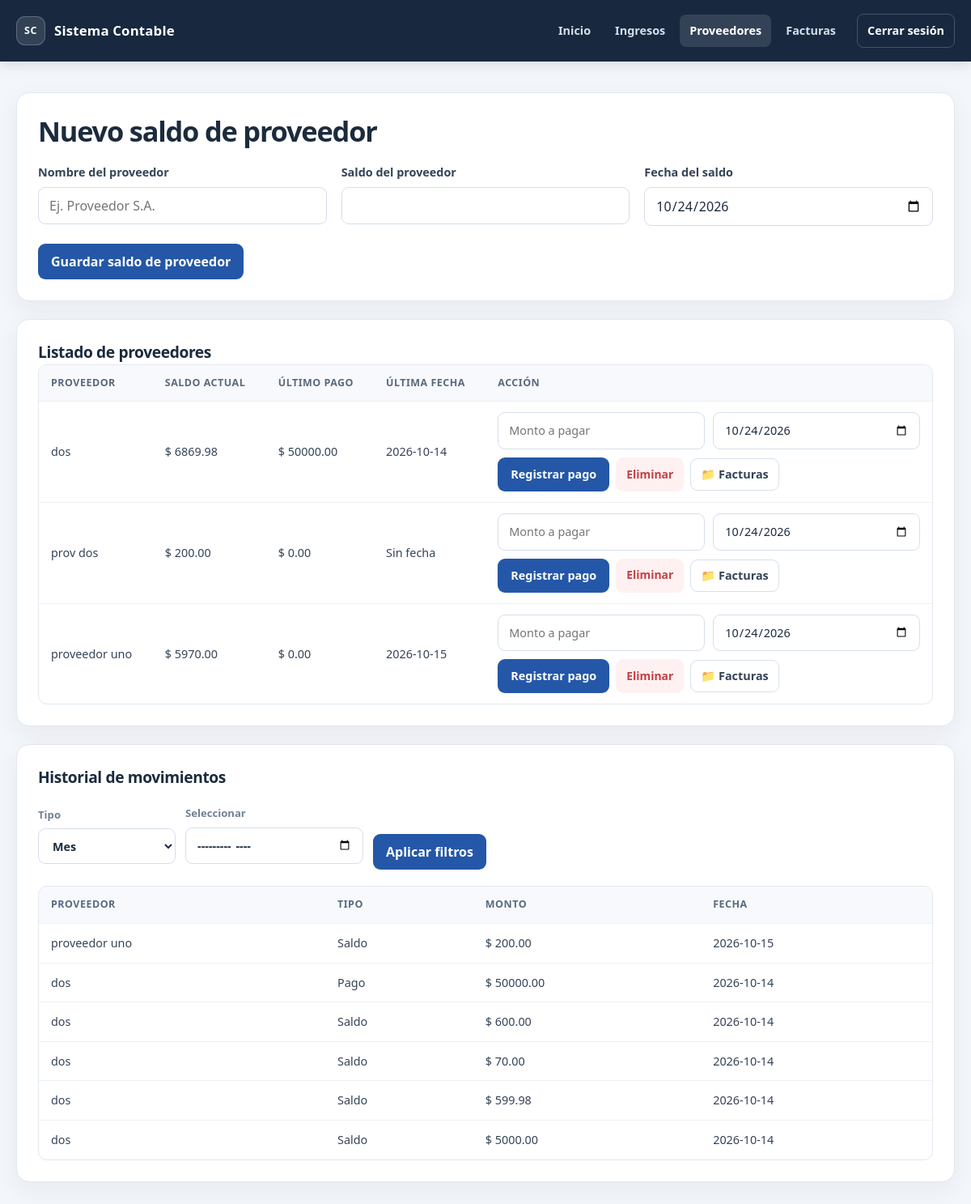
/proveedores (signed in), run on the app's committed database.
### tables this page shows
CREATE TABLE providers (
            id INTEGER PRIMARY KEY AUTOINCREMENT,
            user_id INTEGER NOT NULL,
            name TEXT NOT NULL,
            balance REAL NOT NULL,
            amount_paid REAL NOT NULL DEFAULT 0.0,
            remaining_balance REAL NOT NULL,
            created_at TEXT NOT NULL DEFAULT CURRENT_TIMESTAMP, last_balance_date TEXT,
            FOREIGN KEY (user_id) REFERENCES users(id)
        );

CREATE TABLE provider_movements (
            id INTEGER PRIMARY KEY AUTOINCREMENT,
            provider_id INTEGER NOT NULL,
            movement_type TEXT NOT NULL,
            amount REAL NOT NULL,
            movement_date TEXT NOT NULL,
            created_at TEXT NOT NULL DEFAULT CURRENT_TIMESTAMP,
            FOREIGN KEY (provider_id) REFERENCES providers(id)
        );

### app.py (the view, shortened to what this page needs)
@app.route("/proveedores", methods=["GET", "POST"])
@login_required
def providers_page():
    filter_type = request.args.get("filter_type")
    filter_value = request.args.get("filter_value")
    selected_day = request.args.get("day")
    selected_month = request.args.get("month")
    if filter_type == "day":
        selected_day = filter_value or selected_day
        selected_month = None
    elif filter_type == "month":
        selected_month = filter_value or selected_month
        selected_day = None
    if selected_day:
        filter_type = "day"
    elif selected_month:
        filter_type = "month"
    else:
        filter_type = "month"
    conn = get_db_connection()
    providers = conn.execute(
        """
        SELECT
            p.id,
            p.name,
            p.balance,
            COALESCE((
                SELECT pp.amount_paid
                FROM provider_payments pp
                WHERE pp.provider_id = p.id
                ORDER BY pp.payment_date DESC, pp.id DESC
                LIMIT 1
            ), 0.0) AS last_payment_amount,
            p.created_at,
            p.last_balance_date
        FROM providers p
        WHERE p.user_id = ?
        ORDER BY p.created_at DESC
        """,
        (session["user_id"],),
    ).fetchall()
    history = get_provider_history(session["user_id"], selected_day, selected_month)
    conn.close()
    return render_template(
        "providers.html",
        providers=providers,
        history=history,
        filter_type=filter_type,
        selected_day=selected_day,
        selected_month=selected_month,
        today=datetime.now().strftime("%Y-%m-%d"),
    )

### app.py (called while the page is built)
def get_db_connection():
    conn = sqlite3.connect(DB_PATH, timeout=30)
    conn.row_factory = sqlite3.Row
    conn.execute("PRAGMA busy_timeout = 30000")
    return conn

def login_required(view_func):
    @wraps(view_func)
    def wrapper(*args, **kwargs):
        if "user_id" not in session:
            flash("Debes iniciar sesión para continuar.", "error")
            return redirect(url_for("login"))
        return view_func(*args, **kwargs)
    return wrapper

### templates/providers.html (shortened to what this page needs)
{% extends 'base.html' %}
{% block content %}
  <section class="panel">
    <h1>Nuevo saldo de proveedor</h1>
    <form method="post" class="provider-form">
      <div class="form-grid">
        <div>
          <label for="name">Nombre del proveedor</label>
          <input type="text" id="name" name="name" placeholder="Ej. Proveedor S.A." required />
        </div>
        <div>
          <label for="balance">Saldo del proveedor</label>
          <input type="number" id="balance" name="balance" step="0.01" min="0.01" required />
        </div>
        <div>
          <label for="balance_date">Fecha del saldo</label>
          <input type="date" id="balance_date" name="balance_date" value="{{ today }}" required />
        </div>
      </div>
      <button type="submit">Guardar saldo de proveedor</button>
    </form>
  </section>
  <section class="panel section-block">
    <h2>Listado de proveedores</h2>
    <div class="table-wrap">
      <table>
        <thead>
          <tr>
            <th>Proveedor</th>
            <th>Saldo actual</th>
            <th>Último pago</th>
            <th>Última fecha</th>
            <th>Acción</th>
          </tr>
        </thead>
        <tbody>
          {% if providers %}
            {% for provider in providers %}
              <tr>
                <td>{{ provider['name'] }}</td>
                <td>$ {{ '%.2f' % provider['balance'] }}</td>
                <td>$ {{ '%.2f' % provider['last_payment_amount'] }}</td>
                <td>{{ provider['last_balance_date'] or 'Sin fecha' }}</td>
                <td>
                  <div class="provider-actions">
                    <form id="provider-payment-{{ provider['id'] }}" class="inline-payment" method="post" action="{{ url_for('add_provider_payment', provider_id=provider['id']) }}">
                      <input type="number" step="0.01" min="0.01" name="amount_paid" placeholder="Monto a pagar" required />
                      <input type="date" name="payment_date" value="{{ today }}" />
                    </form>
                    <div class="provider-action-buttons">
                      <button type="submit" form="provider-payment-{{ provider['id'] }}">Registrar pago</button>
                      <form class="provider-delete-form" method="post" action="{{ url_for('delete_provider', provider_id=provider['id']) }}"
                        data-confirm-title="Eliminar proveedor"
                        data-confirm-message="Se eliminará el proveedor junto con su historial de movimientos, pagos y facturas. Esta acción no se puede deshacer."
                        data-confirm-action="Eliminar proveedor">
                        <button type="submit" class="btn-delete">Eliminar</button>
                      </form>
                      <a class="btn-secondary" href="{{ url_for('provider_invoices', provider_id=provider['id']) }}">📁 Facturas</a>
                    </div>
                  </div>
                </td>
              </tr>
            {% endfor %}
          {% else %}
            <tr>
              <td colspan="5">No hay proveedores registrados todavía.</td>
            </tr>
          {% endif %}
        </tbody>
      </table>
    </div>
  </section>
  <section class="panel section-block">
    <div class="section-header">
      <h2>Historial de movimientos</h2>
    </div>
    <form method="get" class="filters income-filters">
      <label class="field-filter">
        <span>Tipo</span>
        <select name="filter_type" id="filter_type">
          <option value="month" {% if filter_type == 'month' %}selected{% endif %}>Mes</option>
        </select>
      </label>
      <label class="field-filter field-filter-value">
        <span>Seleccionar</span>
        <input
          type="{{ 'month' if filter_type == 'month' else 'date' }}"
          id="filter_value"
          name="filter_value"
          value="{{ selected_month if selected_month else (selected_day if selected_day else '') }}"
        />
      </label>
      <div class="filter-actions">
        <button type="submit">Aplicar filtros</button>
      </div>
    </form>
    <div class="table-wrap">
      <table>
        <thead>
          <tr>
            <th>Proveedor</th>
            <th>Tipo</th>
            <th>Monto</th>
            <th>Fecha</th>
          </tr>
        </thead>
        <tbody>
          {% if history %}
            {% for item in history %}
              <tr>
                <td>{{ item['name'] }}</td>
                <td>{{ 'Saldo' if item['movement_type'] == 'balance' else 'Pago' }}</td>
                <td>$ {{ '%.2f' % item['amount'] }}</td>
                <td>{{ item['movement_date'] }}</td>
              </tr>
            {% endfor %}
          {% else %}
            <tr>
              <td colspan="4">No hay movimientos registrados.</td>
            </tr>
          {% endif %}
        </tbody>
      </table>
    </div>
  </section>
{% endblock %}

### static/style.css (style rules this page uses)
:root { color-scheme: light; --bg: #f3f6fa; --panel: #ffffff; --primary: #2457a7; --primary-dark: #1b437f; --accent: #dce8f7; --success: #17805d; --warning: #b7791f; --danger: #c24146; --text: #1c2b3d; --muted: #718096; --border: #e2e8f0; --shadow: 0 10px 30px rgba(30, 49, 74, 0.06); }
* { box-sizing: border-box; }
body { margin: 0; min-height: 100vh; font-family: "Segoe UI", Arial, sans-serif; background: var(--bg); color: var(--text); line-height: 1.5; }
h1, h2, h3, p { margin-top: 0; }
h1 { margin-bottom: 8px; font-size: clamp(1.7rem, 3vw, 2.15rem); line-height: 1.2; letter-spacing: -0.035em; }
h2 { margin-bottom: 0; font-size: 1.2rem; letter-spacing: -0.02em; }
.panel, .auth-card { padding: 26px; border: 1px solid var(--border); border-radius: 16px; background: var(--panel); box-shadow: var(--shadow); }
.section-block { margin-top: 22px; }
.section-heading, .section-header { display: flex; align-items: center; justify-content: space-between; gap: 16px; margin-bottom: 20px; }
.section-header h1, .section-header h2 { margin-bottom: 0; }
form { display: flex; flex-direction: column; gap: 14px; }
label { display: block; margin-bottom: 7px; color: #344458; font-size: 0.9rem; font-weight: 650; }
input, select, button { font: inherit; }
input, select { width: 100%; min-height: 44px; padding: 10px 13px; border: 1px solid #d6deea; border-radius: 9px; outline: none; background: #fff; color: var(--text); transition: border-color 0.16s ease, box-shadow 0.16s ease; }
button, .btn-primary, .btn-secondary, .btn-delete { display: inline-flex; min-height: 42px; align-items: center; justify-content: center; border: 0; border-radius: 9px; cursor: pointer; font-weight: 700; text-decoration: none; transition: background 0.18s ease, transform 0.18s ease; }
button, .btn-primary { padding: 10px 16px; background: var(--primary); color: #fff; }
.btn-secondary { padding: 10px 15px; border: 1px solid #d7e0ec; background: #fff; color: #344458; font-size: 0.9rem; }
.btn-delete { padding: 9px 13px; background: #fff1f1; color: var(--danger); font-size: 0.87rem; }
.form-grid { display: grid; grid-template-columns: repeat(auto-fit, minmax(210px, 1fr)); gap: 18px; }
.income-form, .provider-form { margin-top: 20px; }
.income-form button, .provider-form > button { align-self: flex-start; margin-top: 8px; }
.filters, .income-filters { display: flex; flex-direction: row; flex-wrap: wrap; align-items: flex-end; gap: 12px; margin-bottom: 20px; }
.field-filter { display: flex; min-width: 170px; flex-direction: column; gap: 7px; }
.field-filter span { color: var(--muted); font-size: 0.82rem; }
.field-filter-value { min-width: 220px; }
.filter-actions { display: flex; align-items: center; gap: 10px; }
.table-wrap { overflow-x: auto; border: 1px solid var(--border); border-radius: 11px; background: #fff; }
table { width: 100%; border-collapse: collapse; white-space: nowrap; }
th, td { padding: 13px 15px; border-bottom: 1px solid #edf0f5; text-align: left; }
th { background: #f7f9fc; color: #596a7e; font-size: 0.78rem; font-weight: 750; letter-spacing: 0.04em; text-transform: uppercase; }
td { color: #344458; font-size: 0.9rem; }
tbody tr:last-child td { border-bottom: 0; }
.provider-actions { display: flex; flex-direction: column; align-items: stretch; gap: 10px; }
.inline-payment { display: grid; width: 100%; grid-template-columns: repeat(2, minmax(150px, 1fr)); gap: 10px; margin: 0; }
.inline-payment input { min-width: 0; }
.provider-action-buttons { display: flex; flex-wrap: wrap; align-items: center; gap: 8px; }
.provider-delete-form { margin: 0; }
.provider-action-buttons .btn-secondary { min-height: 40px; padding: 8px 12px; }

### data on the page
providers: name "dos", balance "6869.98", amount_paid "50000.00", last_balance_date "2026-10-14", payment_date "10/24/2026", movement_type "Pago", movement_date "2026-10-14"
providers: name "prov dos", balance "200.00", amount_paid "0.00", provider "Sin fecha", payment_date "10/24/2026"
providers: name "proveedor uno", balance "5970.00", amount_paid "0.00", last_balance_date "2026-10-15", payment_date "10/24/2026"
provider_movements: name "proveedor uno", movement_type "Saldo", amount "200.00", movement_date "2026-10-15"
provider_movements: name "dos", movement_type "Saldo", amount "600.00", movement_date "2026-10-14"
provider_movements: name "dos", movement_type "Saldo", amount "70.00", movement_date "2026-10-14"
provider_movements: name "dos", movement_type "Saldo", amount "599.98", movement_date "2026-10-14"
provider_movements: name "dos", movement_type "Saldo", amount "5000.00", movement_date "2026-10-14"
